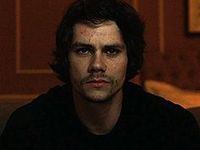
#> input picture OpenCV/images/tititi.jpg, 200 x 150 px
$ python goruntuPiramitleri.py
#> lines starting #> are read from the running program, lines starting #| are printed output that depends on the picture
import cv2
import numpy as np

resim = cv2.imread("images/tititi.jpg")
#> resim is the input picture: shape (150, 200, 3); mean B, G, R 14, 24, 43.5

ikiKatB = cv2.pyrUp(resim)

ikiKatK = cv2.pyrDown(resim)
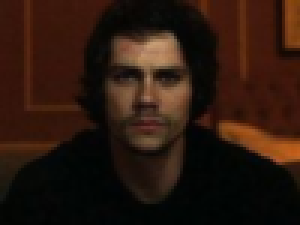
#> ikiKatK: shape (75, 100, 3) (shown 3 times larger); mean B, G, R 14, 24, 43.6

cv2.imshow("original resim",resim)

cv2.imshow("iki kat büyük resim",ikiKatB)

cv2.imshow("iki kat küçük resim",ikiKatK)

cv2.waitKey(0)

cv2.destroyAllWindows()
